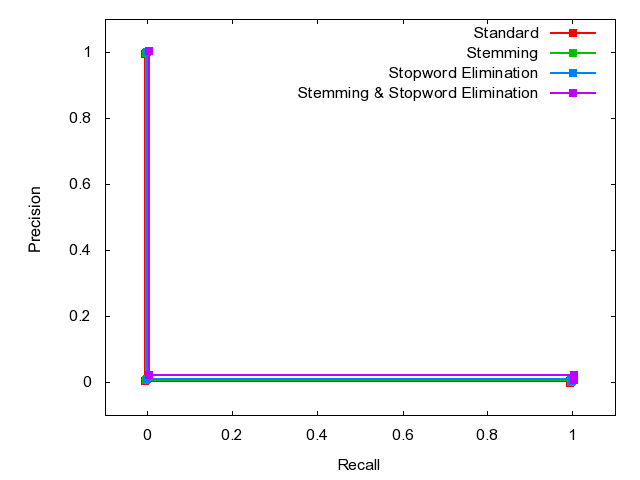

The gnuplot source for this figure:

	set terminal png
	set output 'Q14.png'
	set ylabel 'Precision'
	set xlabel 'Recall'
	set xrange [-0.1:1.1]
	set yrange [-0.1:1.1]
	plot 'Q14.dat' index 0 using 1:2 w linespoints lw 2 pt 5 title 'Standard', \
'Q14.dat' index 1 using 1:2 w linespoints lw 2 pt 5 title 'Stemming', \
'Q14.dat' index 2 using 1:2 w linespoints lw 2 pt 5 title 'Stopword Elimination', \
'Q14.dat' index 3 using 1:2 w linespoints lw 2 pt 5 title 'Stemming & Stopword Elimination'
